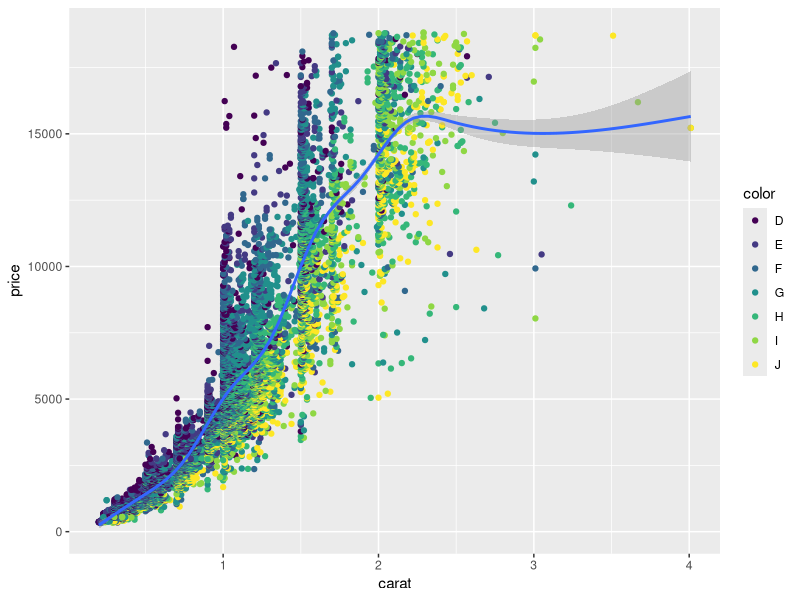

Generate this figure with R:
# This is a R script with some packages needed.

# So this is how it worked for me. 
# First, I installed packrat. Then I set the work directory to the project folder. Than I ran
# packrat::init(). The first time I ran it, it tried to install all the packages I already have and
# stuff just broke down. It didn't even create the 'lib' folder. So I deleted everything it had
# created in the directory and I started over.

# So I created this script here. When I close RStudio and open THIS VERY FILE, RStudio opens
# without any of my original packages in my library. However, if I close RStudio again and just
# open the executable in Explorer, everything is back to normal.

# As a test, running library(tidyverse) yields: "Error in library(tidyverse) : there is no package called 'tidyverse'"

# So let's install it:
#install.packages("tidyverse")
# Installing package into '~/Project - Master Repo/Packrat/packrat/lib/x86_64-w64-mingw32/4.0.2'

# Let's make a plot:
library(tidyverse)


diamonds %>% filter(cut == "Premium") %>%
  ggplot(aes(x = carat, y = price)) +
  geom_point(aes(color = color)) +
  geom_smooth()

# Cool.

# Now I run packrat::status() and get a huge list with the packages that have just been installed
# via tidyverse.

# The following packages have been updated in your library, but have not been recorded in packrat:

# library   packrat
# DBI               1.1.1        NA
# R6                2.5.1        NA
# RColorBrewer      1.1-2        NA
# and so on and so on...

# Okay, let's run packrat::snapshot().

# Adding these packages to packrat:
#   _       
# DBI             1.1.1 
# R6              2.5.1 
# RColorBrewer    1.1-2 
# Rcpp            1.0.7 
# bla
# bla
# bla...
# Fetching sources for DBI (1.1.1) ... OK (CRAN current)
# Fetching sources for R6 (2.5.1) ... OK (CRAN current)
# Fetching sources for RColorBrewer (1.1-2) ... OK (CRAN current)
# Fetching sources for Rcpp (1.0.7) ... OK (CRAN current)
# bla
# bla...
# bla...
# Snapshot written to "~/Project - Master Repo/Packrat/packrat/packrat.lock"


#> packrat::status()
#Up to date.

# Cool.
# Now I made a commit and pushed to Git.

# Let's close RStudio, delete the library folder and open this script again.

# After deleting the 'lib' and 'src' folders and stuff, now I see all the old-school packages
# I had listed there --> even after just opening RStudio by clicking on this script. I assume that if my library collection was smaller
# I'd have only the basic packages to see.

# Let's do packrat::status()

# The following packages are used in your code, tracked by packrat, but no longer present in your library:
# from   to
# DBI             1.1.1   NA
# R6              2.5.1   NA
# RColorBrewer    1.1-2   NA
# and so on...
#
#
# Use packrat::restore() to restore these libraries.

# okay, running packrat::restore()

# Installing evaluate (0.14) ... 
# OK (built source)
# Installing fansi (0.5.0) ... 
# OK (built source)
# Installing farver (2.1.0) ... 
# OK (built source)
# and on on...

# Cool. It's a quite slow though.
# Bra, this takes forever! I think it's because it's seeking each package
# individually, rather than just downloading 'tidyverse' all at once.

# Okay, done.
# Now let's restart RStudio from this script and try to produce the plot.

# Great! There it is.
